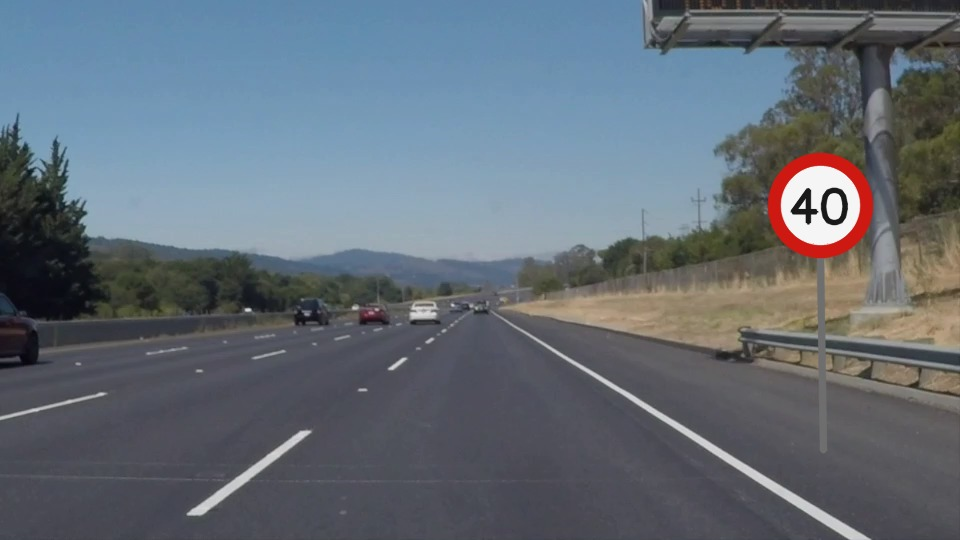
#> input picture exemplos_tp2/Aula_Formas_Keypoints_40_Independentes/dados/rua_01.jpg, 960 x 540 px
$ python 40_pipeline_completo.py
#> lines starting #> are read from the running program, lines starting #| are printed output that depends on the picture; after the words box and inside, x2 and y2 are one past the last pixel; in counts of white or black regions, pixels touching at a corner belong together
"""
EXEMPLO 40 - Pipeline Completo

OBJETIVO DA AULA
Executar detecção geométrica de sinais, linhas e keypoints e gerar feed de fluxo LK.

COMO FUNCIONA, ETAPA POR ETAPA
Roda três configurações Hough sobre cinco cenas, compara Harris/Shi em N=200, traça HoughLinesP, grava MP4 Lucas–Kanade e exporta métricas. O programa é inteiramente autônomo: importa OpenCV e
NumPy, identifica a pasta onde se encontra, lê os arquivos da pasta dados,
executa as operações descritas abaixo e salva os resultados em sua própria
pasta sob saidas/. Nenhuma função é importada de outro arquivo Python.

POR QUE ISSO IMPORTA NA PERCEPÇÃO VEICULAR
É a integração didática final; o escore circular é apenas heurístico e velocidade física requer calibração. A câmera entrega intensidades de pixels; nenhuma dessas
rotinas, isoladamente, compreende semanticamente a cena ou garante
funcionamento sob qualquer iluminação, chuva ou oclusão.

COMO EXECUTAR
    python exemplos/40_pipeline_completo.py

EXPERIMENTO PARA OS ALUNOS
Altere um parâmetro de cada vez, compare visualmente as imagens produzidas
e registre as medidas impressas no terminal. Compare também pelo menos duas
cenas. Não confunda número de detecções com acerto sem ter anotações de
referência validadas. Os arquivos são salvos automaticamente; não precisa
abrir janelas GUI, sendo adequado ao Google Colab.

CUIDADOS E LIMITAÇÕES
As fotografias de fundo são reais, mas os sinais circulares são sobrepostos
artificialmente para estudo. O vídeo de fluxo óptico é uma simulação criada
com transformação dos frames de uma cena real. O indicador de apoio do anel
é heurístico, NÃO uma confiança probabilística fornecida pelo OpenCV. A
velocidade estimada em pixels/frame NÃO representa, sem calibração e
profundidade, a velocidade real de um obstáculo em metros por segundo.
"""

import cv2
import numpy as np
import time
import csv
from pathlib import Path

# Cada programa contém integralmente as funções que usa: sem arquivo apoio.py.
BASE = Path(__file__).resolve().parent.parent
DADOS = BASE / 'dados'
SAIDA = BASE / 'saidas' / Path(__file__).stem
SAIDA.mkdir(parents=True, exist_ok=True)

def carregar(nome='rua_01.jpg'):
#> called with nome = 'rua_01.jpg'
    imagem = cv2.imread(str(DADOS / nome), cv2.IMREAD_COLOR)
#> imagem is the input picture: shape (540, 960, 3); mean B, G, R 118.3, 108.6, 99.3
    if imagem is None:
        raise FileNotFoundError(f'Imagem ausente: {DADOS / nome}')
    return imagem

# [22 lines left out: functions salvar, painel, not called in this run]

def preparar_circulos(img):
    # O HoughCircles opera em 8 bits e costuma responder melhor após suavização.
    cinza = cv2.cvtColor(img, cv2.COLOR_BGR2GRAY)
    return cv2.GaussianBlur(cinza, (7, 7), 1.5)

def confianca_heuristica(gray, x, y, r):
    # NÃO é uma probabilidade da HoughCircles. Calcula a fração do anel
    # com bordas Canny próximas, gerando somente um escore heurístico [0,1].
    e = cv2.Canny(gray, 80, 160)
    dilatada = cv2.dilate(e, np.ones((3,3),np.uint8), iterations=1)
    angulos = np.linspace(0, 2*np.pi, 96, endpoint=False)
    xs = np.clip(np.rint(x+r*np.cos(angulos)).astype(int),0,e.shape[1]-1)
    ys = np.clip(np.rint(y+r*np.sin(angulos)).astype(int),0,e.shape[0]-1)
    return float(np.mean(dilatada[ys, xs] > 0))

def detectar_circulos(imagem, dp=1.2, minDist=35, param1=135, param2=32,
                      minRadius=12, maxRadius=80, somente_vermelhos=False):
    gray = preparar_circulos(imagem)
    t0 = time.perf_counter()
    raw = cv2.HoughCircles(gray, cv2.HOUGH_GRADIENT, dp=dp, minDist=minDist,
                           param1=param1, param2=param2,
                           minRadius=minRadius, maxRadius=maxRadius)
    ms = (time.perf_counter()-t0)*1000
    achados = [] if raw is None else np.rint(raw[0]).astype(int).tolist()
    if somente_vermelhos and achados:
        # Filtro geométrico + cromático para exemplos de placas vermelhas.
        # Não usar este filtro para placas azuis ou sinais sem borda vermelha.
        hsv = cv2.cvtColor(imagem, cv2.COLOR_BGR2HSV)
        mascara = cv2.inRange(hsv,(0,65,70),(13,255,255)) | cv2.inRange(hsv,(168,65,70),(179,255,255))
        def apoio_vermelho(x,y,r):
            aa=np.linspace(0,2*np.pi,120,endpoint=False)
            valores=[]
            for frac in [.80,.87,.94,1.01,1.08]:
                xs=np.clip(np.rint(x+frac*r*np.cos(aa)).astype(int),0,mascara.shape[1]-1)
                ys=np.clip(np.rint(y+frac*r*np.sin(aa)).astype(int),0,mascara.shape[0]-1)
                valores.append(float(np.mean(mascara[ys,xs]>0)))
            return max(valores)
        candidatos=sorted([(apoio_vermelho(x,y,r),(x,y,r)) for x,y,r in achados],reverse=True)
        retidos=[]
        for score,(x,y,r) in candidatos:
            if score<.16: continue
            if any((x-u)**2+(y-v)**2 < max(15,int(min(r,rr)*.75))**2 for u,v,rr in retidos):continue
            retidos.append((x,y,r))
        achados=retidos
    return gray, achados, ms

def desenhar_circulos(img, circulos, gray=None):
    vis = img.copy()
    for j,(x,y,r) in enumerate(circulos,1):
        cv2.circle(vis,(x,y),r,(0,240,0),2,cv2.LINE_AA)
        cv2.circle(vis,(x,y),3,(0,255,255),-1,cv2.LINE_AA)
        conf = confianca_heuristica(gray if gray is not None else preparar_circulos(img),x,y,r)
        cv2.putText(vis,f'{j} s={conf:.2f}',(max(2,x-r),max(20,y-r-8)),
                    cv2.FONT_HERSHEY_SIMPLEX,.5,(0,250,0),2,cv2.LINE_AA)
    return vis

def desenhar_linhas(img, low=60, high=150):
    gray = cv2.cvtColor(img,cv2.COLOR_BGR2GRAY)
    canny = cv2.Canny(cv2.GaussianBlur(gray,(5,5),0),low,high)
    roi=np.zeros_like(canny)
    h,w=canny.shape
    pol=np.array([[(0,h),(w,h),(int(.68*w),int(.60*h)),(int(.32*w),int(.60*h))]],np.int32)
    cv2.fillPoly(roi,pol,255)
    canny=cv2.bitwise_and(canny,roi)
    linhas=cv2.HoughLinesP(canny,1,np.pi/180,threshold=28,
                           minLineLength=35,maxLineGap=45)
    vis=img.copy()
    n=0
    if linhas is not None:
        for x1,y1,x2,y2 in linhas[:,0]:
            if abs(y2-y1)<7: continue
            cv2.line(vis,(x1,y1),(x2,y2),(0,220,240),2,cv2.LINE_AA)
            n+=1
    return vis,canny,n

def detectar_harris(img,max_pontos=200):
#> called with max_pontos = 200
    gray=np.float32(cv2.cvtColor(img,cv2.COLOR_BGR2GRAY))
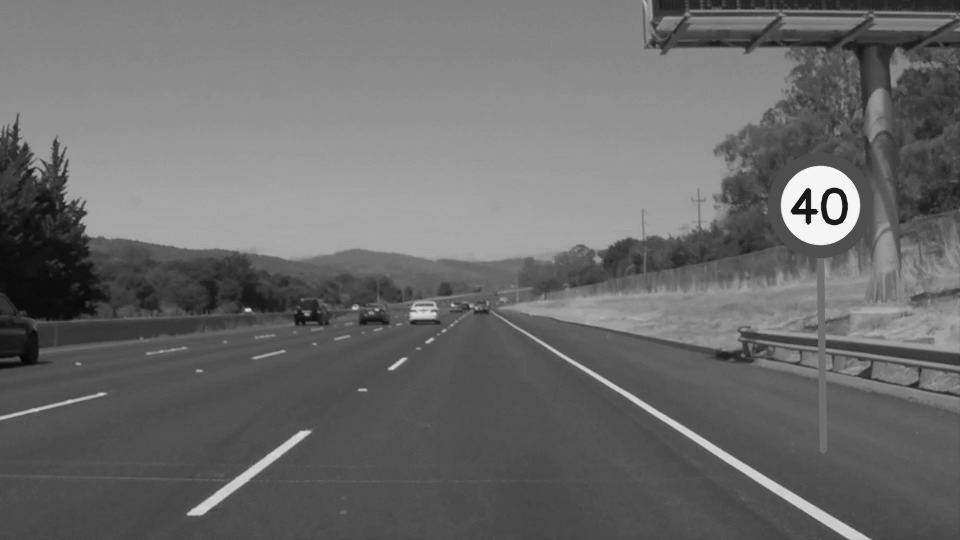
#> gray: shape (540, 960) float32; min 5, max 255, mean 106.9
    t0=time.perf_counter()
    r=cv2.cornerHarris(gray,blockSize=2,ksize=3,k=.04)
    r=cv2.dilate(r,None)
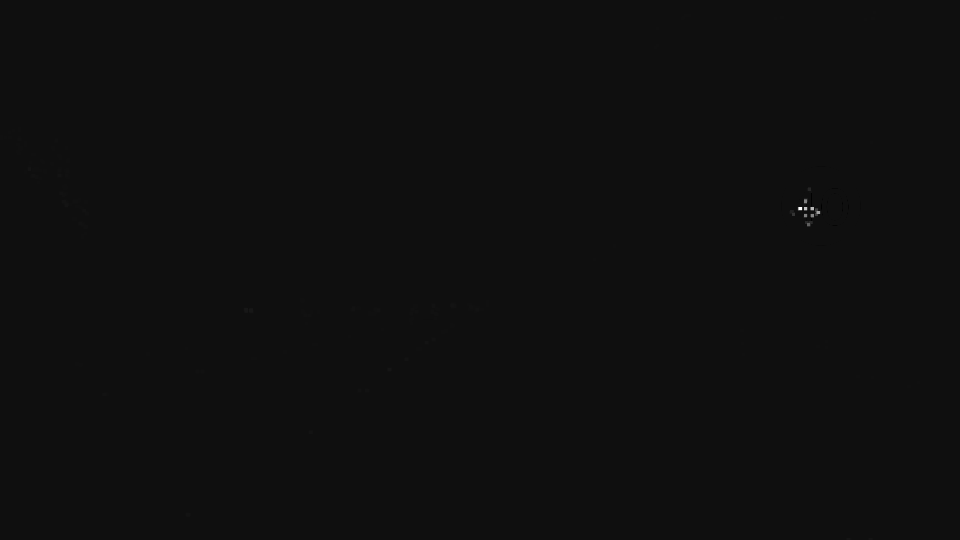
#> r: shape (540, 960) float32; min -14631561, max 223138112, mean 32134.8; drawn with min black and max white
    # Ordenação decrescente e supressão espacial explícita.
    limite=float(r.max())*.01
#> limite = 2231381.1
    coords=np.argwhere(r>limite)
#> coords = 548 pairs, first value 167 to 539, second value 28 to 872
    coords=sorted(coords,key=lambda yx:float(r[yx[0],yx[1]]),reverse=True)
    pontos=[]
    for y,x in coords:
        if all((x-a)**2+(y-b)**2 >= 7**2 for a,b in pontos):
            pontos.append((int(x),int(y)))
            if len(pontos)>=max_pontos:break
#> this loop made 548 passes
#> (y, x) on passes 1 to 3: (207, 799), (207, 800), (207, 801)
#> after the loop, pontos = 33 pairs, first value 28 to 869, second value 168 to 538
    ms=(time.perf_counter()-t0)*1000
    return pontos,r,ms

def detectar_shi(img,max_pontos=200, quality=.01, distance=7):
    gray=cv2.cvtColor(img,cv2.COLOR_BGR2GRAY)
    t0=time.perf_counter()
    pontos=cv2.goodFeaturesToTrack(gray,maxCorners=max_pontos,qualityLevel=quality,
                                  minDistance=distance,blockSize=7)
    ms=(time.perf_counter()-t0)*1000
    return (np.empty((0,1,2),np.float32) if pontos is None else pontos.astype(np.float32)),ms

# [40 lines left out: functions desenhar_pontos, ler_frames, fluxo_lk, vetores, not called in this run]

# ===== PROCEDIMENTO PRINCIPAL DO EXEMPLO =====
configs=[('sensivel',1.,25,90,23),('intermediario',1.2,35,135,29),('restrito',1.5,60,165,40)]
rows=[];pan=[];names=[]
for i in range(1,6):
 img=carregar(f'rua_{i:02d}.jpg');h,r,ht=detectar_harris(img,200);s,st=detectar_shi(img,200)
#> after `h, r, ht = detectar_harris(img, 200)`: h has the same summary as pontos in detectar_harris; ht = 19.53
#> in detectar_shi, `pontos=cv2.goodFeaturesToTrack(gray,maxCorners=max_pontos,qualityLevel..`: pontos = 200 rows, first 8: [803, 206], [817, 211], [793, 211], [808, 190], [803, 216], [808, 222], [808, 211], [830, 195]
#> after `s, st = detectar_shi(img, 200)`: s has the same summary as pontos in detectar_shi; st = 4.57
 vis,edges,linhas=desenhar_linhas(img)
#> in desenhar_linhas, `canny = cv2.Canny(cv2.GaussianBlur(gray,(5,5),0),low,high)`:
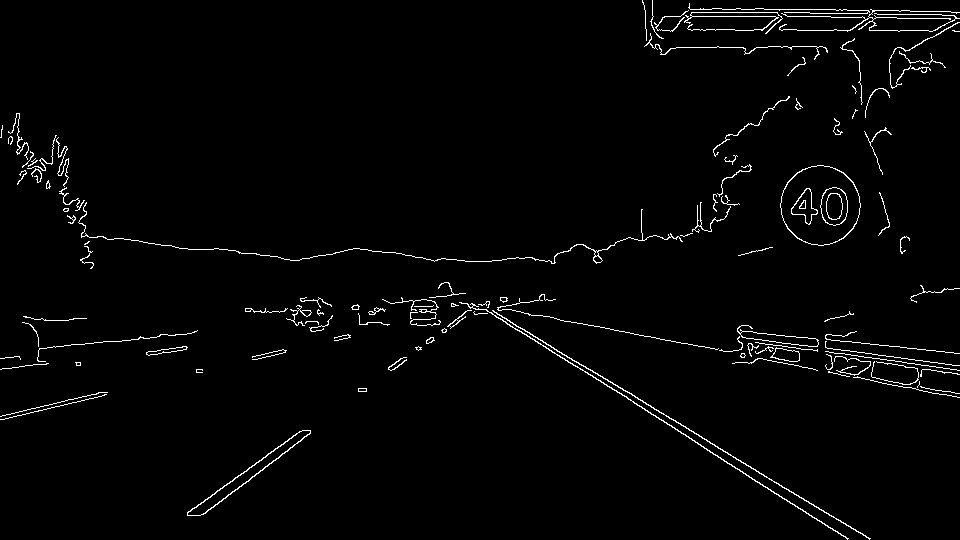
#> canny: shape (540, 960); 2% white in thin lines or dots
#> in desenhar_linhas, `cv2.fillPoly(roi,pol,255)`: roi: shape (540, 960); 27.2% white; 1 white region, box (x1, y1, x2, y2) and area: (1, 324, 960, 540) 141031
#> in desenhar_linhas, `canny=cv2.bitwise_and(canny,roi)`:
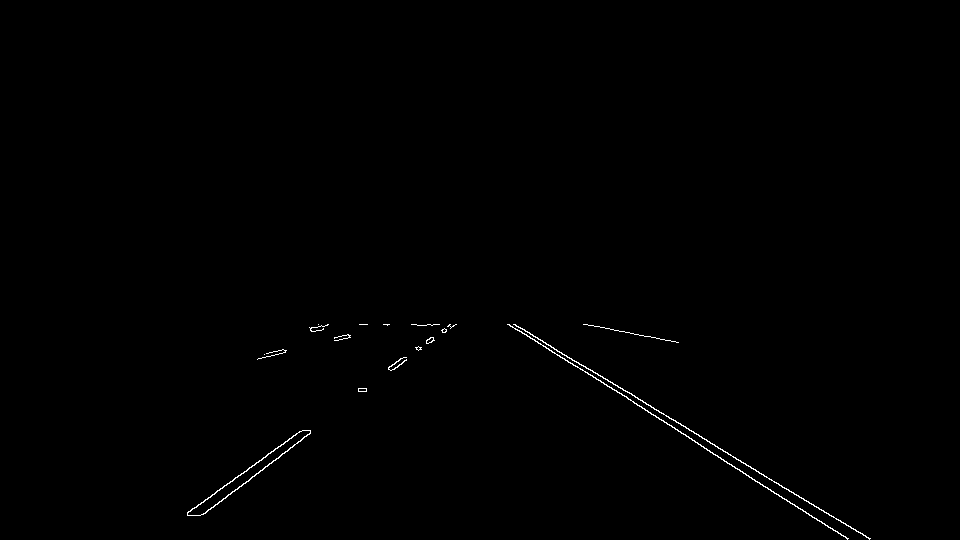
#> canny: shape (540, 960); 0.38% white in thin lines or dots, all inside (x1, y1, x2, y2) = (187, 324, 871, 540)
#> in desenhar_linhas, `linhas=cv2.HoughLinesP(canny,1,np.pi/180,threshold=28, minLineLength=3..`: linhas = 19 rows, first 6: [611, 387, 828, 527], [513, 324, 869, 538], [205, 513, 310, 431], [187, 513, 302, 430], [586, 324, 675, 341], [534, 339, 637, 405]
#> the loop in desenhar_linhas, `for x1,y1,x2,y2 in linhas[:,0]:` made 19 passes
#> (x1, y1, x2, y2) on passes 1 to 12: (611, 387, 828, 527), (513, 324, 869, 538), (205, 513, 310, 431), (187, 513, 302, 430), (586, 324, 675, 341), (534, 339, 637, 405), (245, 483, 310, 433), (361, 391, 430, 337), (187, 512, 299, 431), (519, 330, 580, 369), (515, 324, 706, 439), (701, 446, 848, 538)
#> after the loop in desenhar_linhas, `for x1,y1,x2,y2 in linhas[:,0]:`:
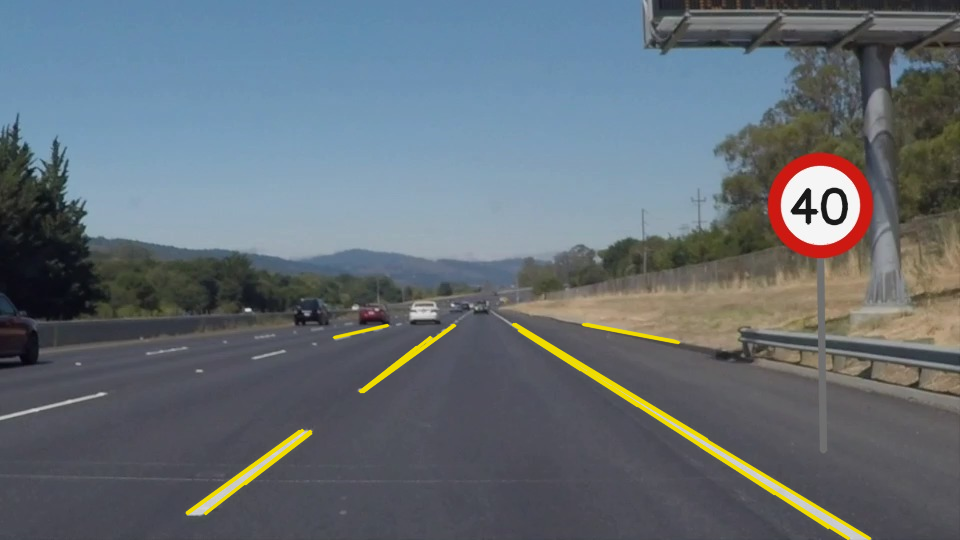
#> vis: shape (540, 960, 3); 1.37% of pixels changed, all inside (x1, y1, x2, y2) = (185, 322, 872, 540)
#> after the loop in desenhar_linhas, `for x1,y1,x2,y2 in linhas[:,0]:`: n = 18
#> linhas = 18
 for nome,dp,md,p1,p2 in configs:
  g,c,t=detectar_circulos(img,dp=dp,minDist=md,param1=p1,param2=p2,somente_vermelhos=True)
  escores=[confianca_heuristica(g,x,y,rr) for x,y,rr in c]
  rows.append([i,nome,len(c),linhas,len(h),len(s),round(t,3),round(ht,3),round(st,3),round(float(np.mean(escores)) if escores else 0,3)])
  print(f'Cena {i}; {nome}: C={len(c)}; HoughLinesP={linhas}; Harris={len(h)}; Shi={len(s)}; tempo Hough={t:.2f}ms')
  for x,y,rr in c:print(f'  centro=({x},{y}); raio={rr}; apoio={confianca_heuristica(g,x,y,rr):.2f}')
  if nome=='intermediario':pan.append(desenhar_circulos(vis,c,g));names.append(f'Cena {i}: C={len(c)}; L={linhas}')
#> this loop made 3 passes
#> (raw in detectar_circulos, candidatos in detectar_circulos, t, escores) on passes 2 to 3: ([[820.2, 204.6, 39.84]], [(1, (820, 205, 40))], 3.33, [1]), ([[819.8, 204.8, 39.75]], [(1, (820, 205, 40))], 2.42, [1])
#> (c, t, escores) on pass 1: ([(820, 206, 39), (848, 206, 28), (864, 270, 40)], 6.97, [0.969, 0.302, 0.0833])
#| Cena 1; sensivel: C=3; HoughLinesP=18; Harris=33; Shi=200; tempo Hough=6.97ms
#|   centro=(820,206); raio=39; apoio=0.97
#|   centro=(848,206); raio=28; apoio=0.30
#|   centro=(864,270); raio=40; apoio=0.08
#| Cena 1; intermediario: C=1; HoughLinesP=18; Harris=33; Shi=200; tempo Hough=3.33ms
#|   centro=(820,205); raio=40; apoio=1.00
#| Cena 1; restrito: C=1; HoughLinesP=18; Harris=33; Shi=200; tempo Hough=2.42ms
#|   centro=(820,205); raio=40; apoio=1.00
#> pass 1, in detectar_circulos, `mascara = cv2.inRange(hsv,(0,65,70),(13,255,255)) | cv2.inRange(hsv,(1..`:
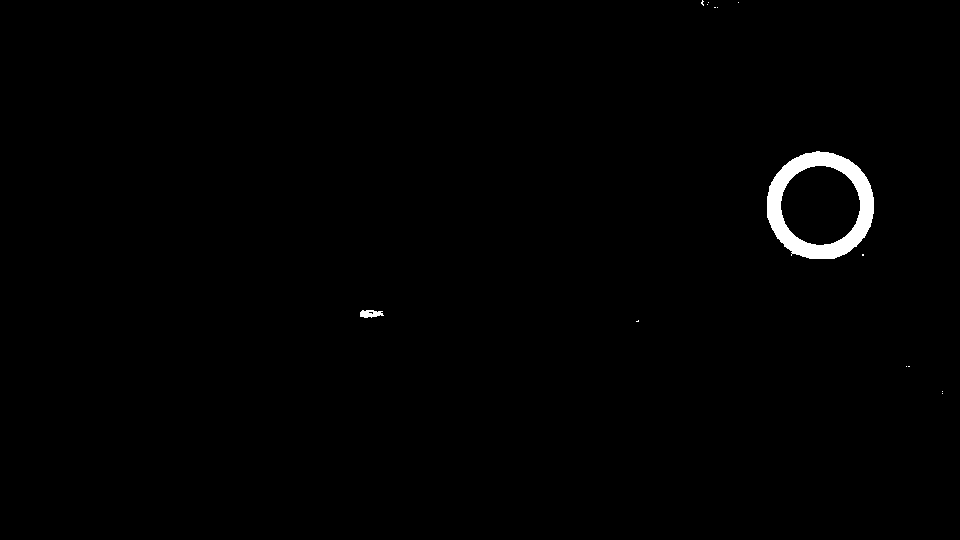
#> mascara: shape (540, 960); 0.86% white; 14 white regions (12 under 20 px), largest, box (x1, y1, x2, y2) and area: (767, 151, 874, 259) 4299, (360, 310, 384, 318) 138
#> pass 1, in confianca_heuristica, `e = cv2.Canny(gray, 80, 160)`:
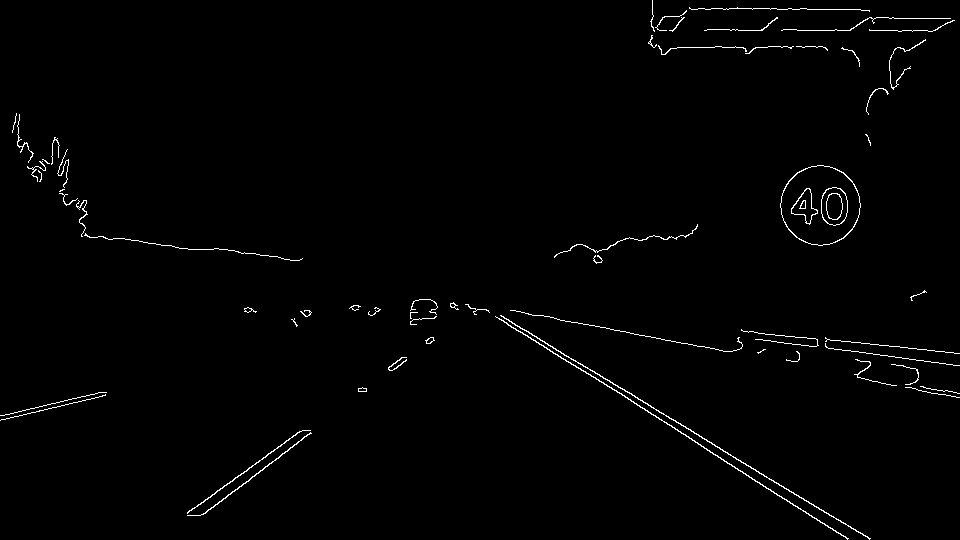
#> e: shape (540, 960); 1.1% white in thin lines or dots
#> after the loop, names = ['Cena 1: C=1; L=18']; pan = 1 item; rows = [[1, 'sensivel', 3, 18, 33, 200, 6.97, 19.53, 4.57, 0.451], [1, 'intermediario', 1, 18, 33, 200, 3.33, 19.53, 4.57, 1], [1, 'restrito', 1, 18, 33, 200, 2.42, 19.53, 4.57, 1]]
#> (the run stopped early here; a loop or call above may not have finished)
